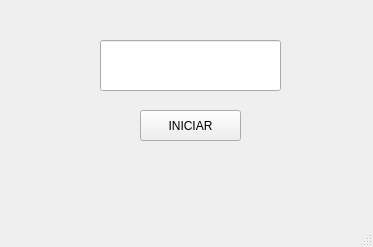
<?xml version="1.0" encoding="UTF-8"?>
<ui version="4.0">
 <class>MainWindow</class>
 <widget class="QMainWindow" name="MainWindow">
  <property name="geometry">
   <rect>
    <x>0</x>
    <y>0</y>
    <width>373</width>
    <height>247</height>
   </rect>
  </property>
  <property name="windowTitle">
   <string>MainWindow</string>
  </property>
  <widget class="QWidget" name="centralwidget">
   <widget class="QPushButton" name="btn_iniciar">
    <property name="geometry">
     <rect>
      <x>140</x>
      <y>110</y>
      <width>101</width>
      <height>31</height>
     </rect>
    </property>
    <property name="text">
     <string>INICIAR</string>
    </property>
   </widget>
   <widget class="QLineEdit" name="txt_nombre">
    <property name="geometry">
     <rect>
      <x>100</x>
      <y>40</y>
      <width>181</width>
      <height>51</height>
     </rect>
    </property>
    <property name="font">
     <font>
      <weight>75</weight>
      <italic>true</italic>
      <bold>true</bold>
      <underline>false</underline>
      <strikeout>false</strikeout>
     </font>
    </property>
    <property name="tabletTracking">
     <bool>false</bool>
    </property>
    <property name="text">
     <string/>
    </property>
    <property name="alignment">
     <set>Qt::AlignCenter</set>
    </property>
    <property name="readOnly">
     <bool>false</bool>
    </property>
   </widget>
  </widget>
  <widget class="QMenuBar" name="menubar">
   <property name="geometry">
    <rect>
     <x>0</x>
     <y>0</y>
     <width>373</width>
     <height>18</height>
    </rect>
   </property>
  </widget>
  <widget class="QStatusBar" name="statusbar"/>
 </widget>
 <resources/>
 <connections/>
</ui>
